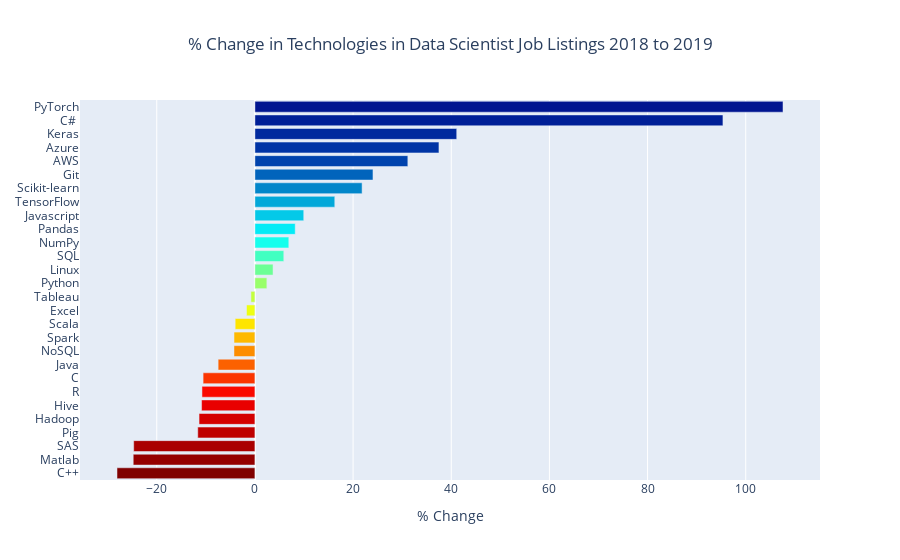

The code cell stored with this chart in its notebook:
### Code cell
cmax=50
cmin=200
color_s = np.linspace(cmin, cmax, 30)

data = [
    go.Bar(  
        y=df_over_five_all_c.index,          
        x=df_over_five_all_c['% Change'],
        orientation='h',
        marker=dict(
            colorscale='Jet',
            #cauto=True,
            color=color_s
        ),
    )
]

layout = {
    'title': '% Change in Technologies in Data Scientist Job Listings 2018 to 2019',
    'yaxis': {'tickmode': 'linear'},
    'xaxis': {'title': "% Change"},
    'title_x':0.5,
    'height': 700
}

fig = go.Figure(data=data, layout=layout)
py.iplot(fig)

### Figure 1 — Plotly figure (JSON) as saved in the notebook; plotly's stock layout.template omitted (floating-point values rounded to 4 significant figures)
{"data": [{"marker": {"color": [200, 194.8, 189.7, 184.5, 179.3, 174.1, 169.0, 163.8, 158.6, 153.4, 148.3, 143.1, 137.9, 132.8, 127.6, 122.4, 117.2, 112.1, 106.9, 101.7, 96.55, 91.38, 86.21, 81.03, 75.86, 70.69, 65.52, 60.34, 55.17, 50], "colorscale": [[0, "rgb(0,0,131)"], [0.2, "rgb(0,60,170)"], [0.4, "rgb(5,255,255)"], [0.6, "rgb(255,255,0)"], [0.8, "rgb(250,0,0)"], [1, "rgb(128,0,0)"]]}, "orientation": "h", "type": "bar", "x": [-28.1, -24.79, -24.7, -11.65, -11.38, -10.87, -10.79, -10.56, -7.495, -4.267, -4.259, -4.026, -1.715, -0.8148, 2.432, 3.69, 5.881, 6.904, 8.211, 9.947, 16.27, 21.83, 24.05, 31.16, 37.49, 41.11, 95.36, 107.6], "y": ["C++", "Matlab", "SAS", "Pig", "Hadoop", "Hive", "R", "C", "Java", "NoSQL", "Spark", "Scala", "Excel", "Tableau", "Python", "Linux", "SQL", "NumPy", "Pandas", "Javascript", "TensorFlow", "Scikit-learn", "Git", "AWS", "Azure", "Keras", "C# ", "PyTorch"]}], "layout": {"autosize": true, "title": {"text": "% Change in Technologies in Data Scientist Job Listings 2018 to 2019", "x": 0.5}, "xaxis": {"autorange": true, "range": [-35.64, 115.1], "title": {"text": "% Change"}, "type": "linear"}, "yaxis": {"autorange": true, "range": [-0.5, 27.5], "tickmode": "linear", "type": "category"}}}
